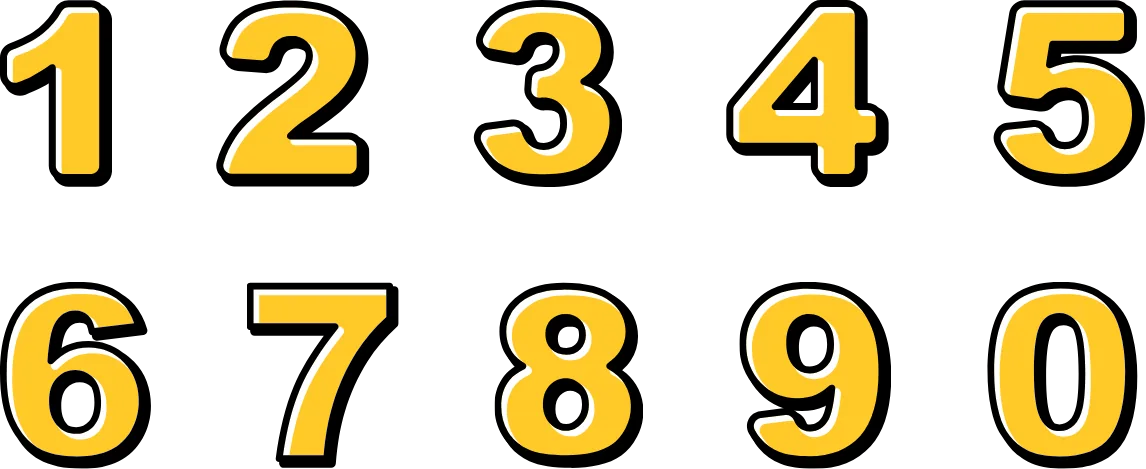
#> input picture game_assets/level_numbers.webp, 1146 x 469 px, given in place of level_numbers.png, which was not available
$ python build_level_digits.py
#> lines starting #> are read from the running program, lines starting #| are printed output that depends on the picture; pictures that were not available may be replaced by others from this repository, and a replacement may not be noted
"""
레벨 숫자 그림 자르기: game_assets/level_numbers.png (1~0 두 줄, 투명 배경) → game_assets/derived/level_digits/0.png ~ 9.png

    python tools/build_level_digits.py

홈 화면 레벨 표시(level_frame.png 방패 안)에서 숫자를 이 그림들로 이어 붙인다 (js/assets.js TP.levelDigitsHtml).
"""
import os
import sys

from PIL import Image

ROOT = os.path.dirname(os.path.dirname(os.path.abspath(__file__)))
SRC = os.path.join(ROOT, 'game_assets', 'level_numbers.png')
OUT = os.path.join(ROOT, 'game_assets', 'derived', 'level_digits')
ORDER = '1234567890'   # 그림 속 순서: 윗줄 1~5, 아랫줄 6~0


def spans(has, n, min_len):
    out, start = [], None
    for i in range(n):
        if has(i) and start is None:
            start = i
        elif not has(i) and start is not None:
            out.append((start, i))
            start = None
    if start is not None:
        out.append((start, n))
    return [s for s in out if s[1] - s[0] > min_len]


def main():
    sys.stdout.reconfigure(encoding='utf-8')
    os.makedirs(OUT, exist_ok=True)
    im = Image.open(SRC).convert('RGBA')
#> im is the input picture: PIL image 1146x469 RGBA; mean R, G, B, A 58.4, 48.5, 17.8, 93.3
    w, h = im.size
#> w = 1146; h = 469
    a = im.split()[-1]
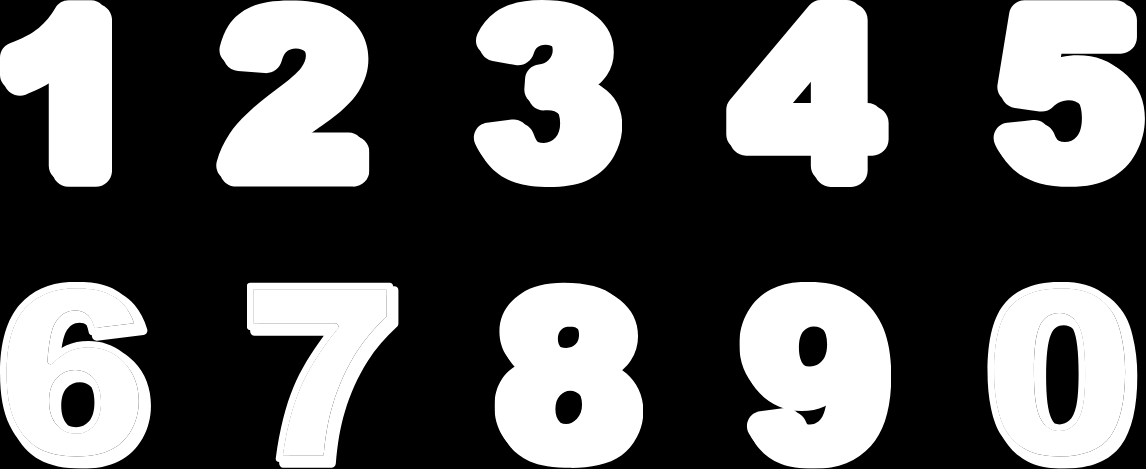
#> a: PIL image 1146x469 L; min 0, max 255, mean 93.3
    k = 0
    for y0, y1 in spans(lambda y: any(a.getpixel((x, y)) > 30 for x in range(0, w, 3)), h, 20):
        band = a.crop((0, y0, w, y1))
        for x0, x1 in spans(lambda x: any(band.getpixel((x, y)) > 30 for y in range(0, y1 - y0, 2)), w, 15):
            d = im.crop((x0, y0, x1, y1))
            d.crop(d.getbbox()).save(os.path.join(OUT, f'{ORDER[k]}.png'))
            k += 1
#> this loop made 2 passes
#> (y0, y1) on passes 1 to 2: (0, 187), (282, 469)
#> pass 1, in main, `band = a.crop((0, y0, w, y1))`:
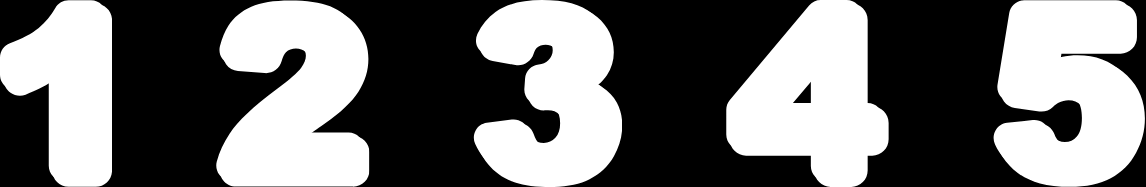
#> band: PIL image 1146x187 L; min 0, max 255, mean 113.9
#> pass 1, in main, `d.crop(d.getbbox()).save(os.path.join(OUT, f'{ORDER[k]}.png'))`:
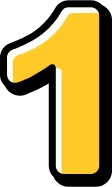
#> saved as 1.png: PIL image 112x187 RGBA; mean R, G, B, A 107.7, 89.2, 32.7, 171.3; transparent parts drawn white
#> pass 1, in main, `d.crop(d.getbbox()).save(os.path.join(OUT, f'{ORDER[k]}.png'))`:
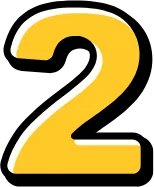
#> saved as 2.png: PIL image 154x187 RGBA; mean R, G, B, A 117.5, 97.6, 36.5, 189.6; transparent parts drawn white
#> pass 1, in main, `d.crop(d.getbbox()).save(os.path.join(OUT, f'{ORDER[k]}.png'))`:
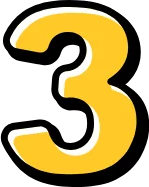
#> saved as 3.png: PIL image 149x187 RGBA; mean R, G, B, A 104.2, 86.6, 32.3, 173.3; transparent parts drawn white
#> after the loop:
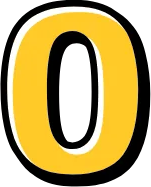
#> d: PIL image 151x187 RGBA; mean R, G, B, A 120.5, 99.5, 35, 186; transparent parts drawn white
#> after the loop, k = 10
    print(f'레벨 숫자 {k}개 → {OUT}')
#| 레벨 숫자 10개 → game_assets/derived/level_digits


if __name__ == '__main__':
    main()
